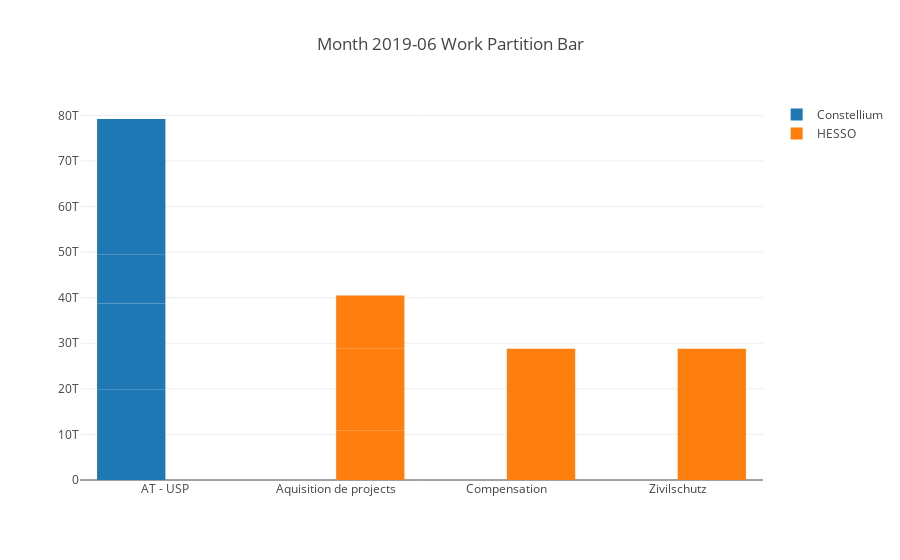

Notebook cell for this chart:
### Markdown cell above
#### Working Hours Bar Chart

### Code cell
title = "Month {} Work Partition Bar".format(monthlystartdate.strftime('%Y-%m'))
clientDfs[0]['duration'] = clientDfs[0]['duration'].apply(lambda x: pd.to_timedelta(x, unit='h'))
labels = clientDfs[0]['project']
values = clientDfs[0]['duration']
trace1 = go.Bar(name=uniqueEntries[0],
                x=labels,
                y=values
                #hoverinfo='label+percent+value'
                #domain=dict(x=[0,0.5])
               )

labels = clientDfs[1]['project']
values = clientDfs[1]['duration']
trace2 = go.Bar(name=uniqueEntries[1],
                x=labels,
                y=values
                #hoverinfo='label+percent+value',
                #domain=dict(x=[0.5,1])
               )

layout = go.Layout(title=title,
                   #annotations=[ann1,ann2],
                   # Hide legend if you want
                   #showlegend=False
                   )

data = [trace1, trace2]
# Create fig with data and layout
fig = go.Figure(data=data, layout=layout)

graphFilename = (title + ext_file).replace(" ", "_")
plot_figure(outputDir + graphFilename, fig)

# Add to report
print_file("![{}]({})".format(title, "." + os.sep + graphFilename), monthlyreportFilePath, True, False)
print_file("", monthlyreportFilePath, True, False)

### Figure 1 — Plotly figure (JSON) as saved in the notebook; plotly's stock layout.template omitted (floating-point values rounded to 4 significant figures)
{"data": [{"name": "Constellium", "type": "bar", "uid": "9a342452-dae4-49c1-9a31-5ed75b9f8b20", "x": ["AT - USP", "AT - USP", "AT - USP", "AT - USP", "AT - USP"], "y": [19800000000000, 18900000000000, 10800000000000, 11700000000000, 18000000000000]}, {"name": "HESSO", "type": "bar", "uid": "aacc5614-9931-4f22-a0e3-d82eca37b459", "x": ["Aquisition de projects", "Compensation", "Aquisition de projects", "Aquisition de projects", "Zivilschutz"], "y": [10800000000000, 28800000000000, 18000000000000, 11700000000000, 28800000000000]}], "layout": {"autosize": true, "title": {"text": "Month 2019-06 Work Partition Bar"}, "xaxis": {"autorange": true, "range": [-0.5, 3.5], "type": "category"}, "yaxis": {"autorange": true, "range": [0, 83370000000000.0], "type": "linear"}}}
